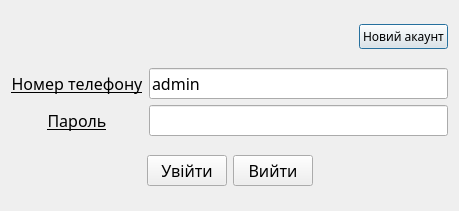
<?xml version="1.0" encoding="UTF-8"?>
<ui version="4.0">
 <class>Authorization</class>
 <widget class="QDialog" name="Authorization">
  <property name="geometry">
   <rect>
    <x>0</x>
    <y>0</y>
    <width>459</width>
    <height>211</height>
   </rect>
  </property>
  <property name="windowTitle">
   <string>Авторизація</string>
  </property>
  <layout class="QVBoxLayout" name="verticalLayout_3">
   <item>
    <layout class="QHBoxLayout" name="horizontalLayout_3">
     <item>
      <spacer name="horizontalSpacer_2">
       <property name="orientation">
        <enum>Qt::Horizontal</enum>
       </property>
       <property name="sizeHint" stdset="0">
        <size>
         <width>40</width>
         <height>20</height>
        </size>
       </property>
      </spacer>
     </item>
     <item>
      <widget class="QPushButton" name="btn_reg">
       <property name="font">
        <font>
         <family>Alef</family>
         <pointsize>9</pointsize>
        </font>
       </property>
       <property name="text">
        <string>Новий акаунт</string>
       </property>
      </widget>
     </item>
    </layout>
   </item>
   <item>
    <layout class="QHBoxLayout" name="horizontalLayout_2">
     <item>
      <layout class="QVBoxLayout" name="verticalLayout">
       <item>
        <widget class="QLabel" name="label">
         <property name="font">
          <font>
           <family>Alef</family>
           <pointsize>12</pointsize>
           <underline>true</underline>
          </font>
         </property>
         <property name="text">
          <string>Номер телефону</string>
         </property>
         <property name="alignment">
          <set>Qt::AlignCenter</set>
         </property>
        </widget>
       </item>
       <item>
        <widget class="QLabel" name="label_2">
         <property name="font">
          <font>
           <family>Alef</family>
           <pointsize>12</pointsize>
           <underline>true</underline>
          </font>
         </property>
         <property name="text">
          <string>Пароль</string>
         </property>
         <property name="alignment">
          <set>Qt::AlignCenter</set>
         </property>
        </widget>
       </item>
      </layout>
     </item>
     <item>
      <layout class="QVBoxLayout" name="verticalLayout_2">
       <item>
        <widget class="QLineEdit" name="line_number">
         <property name="font">
          <font>
           <family>Alef</family>
           <pointsize>12</pointsize>
          </font>
         </property>
         <property name="text">
          <string>admin</string>
         </property>
        </widget>
       </item>
       <item>
        <widget class="QLineEdit" name="line_password">
         <property name="font">
          <font>
           <family>Alef</family>
           <pointsize>12</pointsize>
          </font>
         </property>
         <property name="echoMode">
          <enum>QLineEdit::Password</enum>
         </property>
        </widget>
       </item>
      </layout>
     </item>
    </layout>
   </item>
   <item>
    <layout class="QHBoxLayout" name="horizontalLayout">
     <item>
      <spacer name="horizontalSpacer">
       <property name="orientation">
        <enum>Qt::Horizontal</enum>
       </property>
       <property name="sizeHint" stdset="0">
        <size>
         <width>40</width>
         <height>20</height>
        </size>
       </property>
      </spacer>
     </item>
     <item>
      <widget class="QPushButton" name="btn_login">
       <property name="font">
        <font>
         <family>Alef</family>
         <pointsize>12</pointsize>
        </font>
       </property>
       <property name="text">
        <string>Увійти</string>
       </property>
      </widget>
     </item>
     <item>
      <widget class="QPushButton" name="btn_reject">
       <property name="font">
        <font>
         <family>Alef</family>
         <pointsize>12</pointsize>
        </font>
       </property>
       <property name="text">
        <string>Вийти</string>
       </property>
      </widget>
     </item>
     <item>
      <spacer name="horizontalSpacer_3">
       <property name="orientation">
        <enum>Qt::Horizontal</enum>
       </property>
       <property name="sizeHint" stdset="0">
        <size>
         <width>40</width>
         <height>20</height>
        </size>
       </property>
      </spacer>
     </item>
    </layout>
   </item>
  </layout>
 </widget>
 <resources/>
 <connections>
  <connection>
   <sender>btn_reject</sender>
   <signal>clicked()</signal>
   <receiver>Authorization</receiver>
   <slot>reject()</slot>
   <hints>
    <hint type="sourcelabel">
     <x>251</x>
     <y>183</y>
    </hint>
    <hint type="destinationlabel">
     <x>372</x>
     <y>182</y>
    </hint>
   </hints>
  </connection>
 </connections>
</ui>
